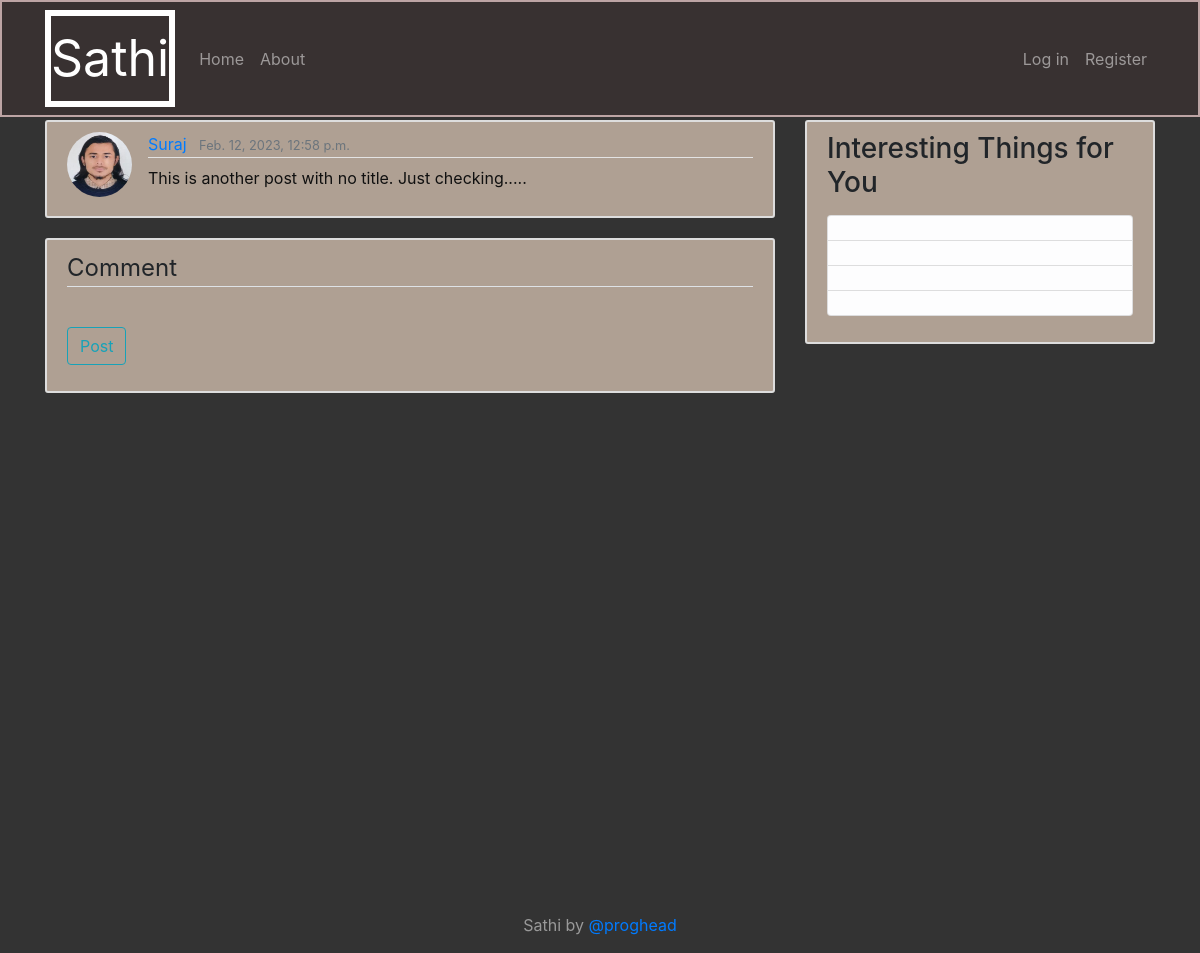
/post/21/, run on the app's committed database.
### main/models.py (models this page shows, shortened)
class Post(models.Model):
    title= models.CharField(max_length=100, blank=True)
    content= models.TextField(max_length=1000)
    date_posted = models.DateTimeField(default= timezone.now)
    author = models.ForeignKey(User, on_delete = models.CASCADE)

### users/models.py (models this page shows, shortened)
class Profile(models.Model):
    user = models.OneToOneField(User, on_delete = models.CASCADE)
    image = models.ImageField(default='default.jpg', upload_to='profile_pics')

### main/views.py (the view)
# urls.py: path('post/<int:pk>/', PostDetailView.as_view(), name='post-detail'),
class PostDetailView(DetailView):
    model = Post

### main/templates/main/post_detail.html (shortened to what this page needs)
{% extends "main/base.html" %}
{% block content %}
{% load crispy_forms_tags %}
    <article class="media content-section">
        <img class="rounded-circle article-img" src="{{ post.author.profile.image.url }}">
        <div class="media-body">
        <div class="article-metadata">
            <a class="mr-2" href="{% url 'user-posts' object.author.username %}">{{ object.author }}</a>
            <small class="text-muted">{{ object.date_posted }}</small>
        </div>
        <p class="article-content">{{ object.content }}</p>
        </div>
    </article>
    <div class="content-section">
        <form method="POST">
            <fieldset class="form-group">
                <legend class="border-bottom mb-4">Comment</legend>
            </fieldset>
            <div class="form-group">
                <button class="btn btn-outline-info" type="submit">Post</button>
            </div>
        </form>
    </div>
{% endblock content %}

### main/static/main/cover2.css (style rules this page uses)
body { height: 100%; background-color: #333; padding-top: 100px; }
.content-section { background: #afa093; padding: 10px 20px; border: 2px solid #dddddd; border-radius: 3px; margin-bottom: 20px; margin-top: 20px; }
.article-content { white-space: pre-line; color: #101010; padding-right: 50px; }
.article-img { height: 65px; width: 65px; margin-right: 16px; }
.article-metadata { padding-bottom: 1px; margin-bottom: 4px; border-bottom: 1px solid #e3e3e3; word-wrap:break-word; }
.media-body { text-align: justify; height: 100%; width: 80%; word-wrap: break-word; }
.form-group { text-align: left; }

### data on the page
Post: author.profile.image (picture), author "Suraj", date_posted "Feb. 12, 2023, 12:58 p.m.", content "This is another post with no title. Just checking....."
